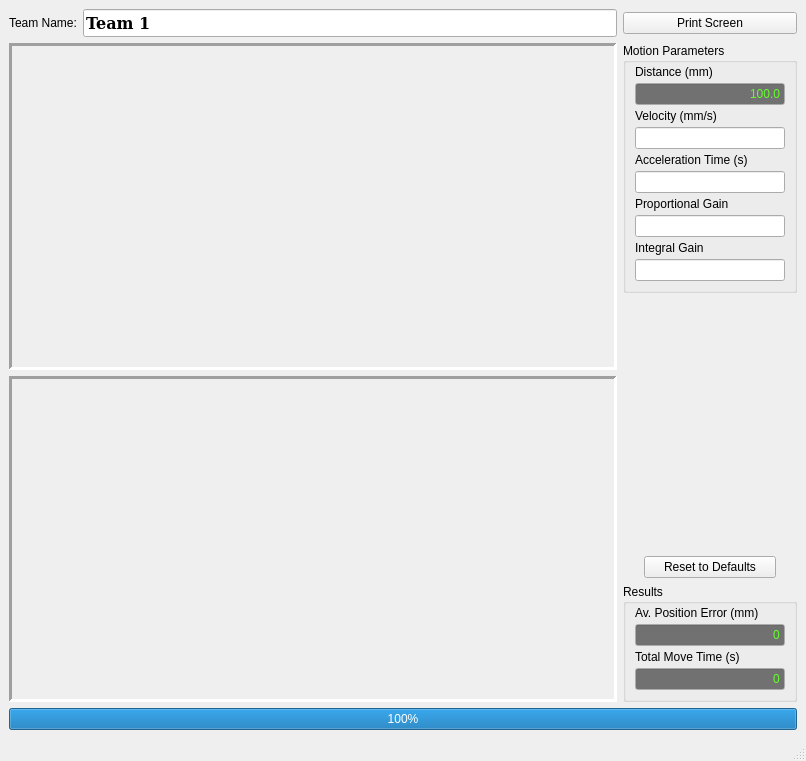
<ui version="4.0" >
 <class>Form</class>
 <widget class="QMainWindow" name="Form" >
  <property name="geometry" >
   <rect>
    <x>0</x>
    <y>0</y>
    <width>806</width>
    <height>761</height>
   </rect>
  </property>
  <property name="windowTitle" >
   <string>Motor</string>
  </property>
  <widget class="QWidget" name="centralwidget" >
   <layout class="QGridLayout" >
    <item row="0" column="0" >
     <layout class="QHBoxLayout" >
      <item>
       <widget class="QLabel" name="label_6" >
        <property name="text" >
         <string>Team Name:</string>
        </property>
       </widget>
      </item>
      <item>
       <widget class="QLineEdit" name="teamName" >
        <property name="font" >
         <font>
          <family>Bitstream Vera Serif</family>
          <pointsize>12</pointsize>
          <weight>75</weight>
          <bold>true</bold>
          <kerning>true</kerning>
         </font>
        </property>
        <property name="autoFillBackground" >
         <bool>false</bool>
        </property>
        <property name="text" >
         <string>Team 1</string>
        </property>
       </widget>
      </item>
     </layout>
    </item>
    <item row="0" column="1" >
     <widget class="QPushButton" name="printScreen" >
      <property name="text" >
       <string>Print Screen</string>
      </property>
     </widget>
    </item>
    <item row="1" column="0" >
     <layout class="QVBoxLayout" >
      <item>
       <widget class="QFrame" name="pFrame" >
        <property name="sizePolicy" >
         <sizepolicy vsizetype="MinimumExpanding" hsizetype="MinimumExpanding" >
          <horstretch>0</horstretch>
          <verstretch>100</verstretch>
         </sizepolicy>
        </property>
        <property name="minimumSize" >
         <size>
          <width>384</width>
          <height>256</height>
         </size>
        </property>
        <property name="frameShape" >
         <enum>QFrame::Panel</enum>
        </property>
        <property name="frameShadow" >
         <enum>QFrame::Sunken</enum>
        </property>
        <property name="lineWidth" >
         <number>3</number>
        </property>
       </widget>
      </item>
      <item>
       <widget class="QFrame" name="vFrame" >
        <property name="sizePolicy" >
         <sizepolicy vsizetype="MinimumExpanding" hsizetype="MinimumExpanding" >
          <horstretch>0</horstretch>
          <verstretch>100</verstretch>
         </sizepolicy>
        </property>
        <property name="minimumSize" >
         <size>
          <width>384</width>
          <height>256</height>
         </size>
        </property>
        <property name="frameShape" >
         <enum>QFrame::Panel</enum>
        </property>
        <property name="frameShadow" >
         <enum>QFrame::Sunken</enum>
        </property>
        <property name="lineWidth" >
         <number>3</number>
        </property>
       </widget>
      </item>
     </layout>
    </item>
    <item row="1" column="1" >
     <layout class="QVBoxLayout" >
      <item>
       <widget class="QGroupBox" name="groupBox_2" >
        <property name="title" >
         <string>Motion Parameters</string>
        </property>
        <layout class="QVBoxLayout" >
         <property name="spacing" >
          <number>4</number>
         </property>
         <property name="topMargin" >
          <number>2</number>
         </property>
         <item>
          <widget class="QLabel" name="label_5" >
           <property name="text" >
            <string>Distance (mm)</string>
           </property>
          </widget>
         </item>
         <item>
          <widget class="QLineEdit" name="D" >
           <property name="enabled" >
            <bool>true</bool>
           </property>
           <property name="sizePolicy" >
            <sizepolicy vsizetype="Fixed" hsizetype="Maximum" >
             <horstretch>0</horstretch>
             <verstretch>0</verstretch>
            </sizepolicy>
           </property>
           <property name="minimumSize" >
            <size>
             <width>150</width>
             <height>0</height>
            </size>
           </property>
           <property name="palette" >
            <palette>
             <active>
              <colorrole role="Text" >
               <brush brushstyle="SolidPattern" >
                <color alpha="255" >
                 <red>100</red>
                 <green>255</green>
                 <blue>44</blue>
                </color>
               </brush>
              </colorrole>
              <colorrole role="Base" >
               <brush brushstyle="SolidPattern" >
                <color alpha="255" >
                 <red>113</red>
                 <green>113</green>
                 <blue>113</blue>
                </color>
               </brush>
              </colorrole>
             </active>
             <inactive>
              <colorrole role="Text" >
               <brush brushstyle="SolidPattern" >
                <color alpha="255" >
                 <red>100</red>
                 <green>255</green>
                 <blue>44</blue>
                </color>
               </brush>
              </colorrole>
              <colorrole role="Base" >
               <brush brushstyle="SolidPattern" >
                <color alpha="255" >
                 <red>113</red>
                 <green>113</green>
                 <blue>113</blue>
                </color>
               </brush>
              </colorrole>
             </inactive>
             <disabled>
              <colorrole role="Text" >
               <brush brushstyle="SolidPattern" >
                <color alpha="255" >
                 <red>115</red>
                 <green>115</green>
                 <blue>115</blue>
                </color>
               </brush>
              </colorrole>
              <colorrole role="Base" >
               <brush brushstyle="SolidPattern" >
                <color alpha="255" >
                 <red>255</red>
                 <green>255</green>
                 <blue>255</blue>
                </color>
               </brush>
              </colorrole>
             </disabled>
            </palette>
           </property>
           <property name="text" >
            <string>100.0</string>
           </property>
           <property name="alignment" >
            <set>Qt::AlignRight|Qt::AlignTrailing|Qt::AlignVCenter</set>
           </property>
           <property name="readOnly" >
            <bool>true</bool>
           </property>
          </widget>
         </item>
         <item>
          <widget class="QLabel" name="label_3" >
           <property name="text" >
            <string>Velocity (mm/s)</string>
           </property>
          </widget>
         </item>
         <item>
          <widget class="QLineEdit" name="V" >
           <property name="sizePolicy" >
            <sizepolicy vsizetype="Fixed" hsizetype="Maximum" >
             <horstretch>0</horstretch>
             <verstretch>0</verstretch>
            </sizepolicy>
           </property>
           <property name="minimumSize" >
            <size>
             <width>150</width>
             <height>0</height>
            </size>
           </property>
           <property name="alignment" >
            <set>Qt::AlignRight|Qt::AlignTrailing|Qt::AlignVCenter</set>
           </property>
          </widget>
         </item>
         <item>
          <widget class="QLabel" name="label_4" >
           <property name="text" >
            <string>Acceleration Time (s)</string>
           </property>
          </widget>
         </item>
         <item>
          <widget class="QLineEdit" name="TA" >
           <property name="sizePolicy" >
            <sizepolicy vsizetype="Fixed" hsizetype="Maximum" >
             <horstretch>0</horstretch>
             <verstretch>0</verstretch>
            </sizepolicy>
           </property>
           <property name="minimumSize" >
            <size>
             <width>150</width>
             <height>0</height>
            </size>
           </property>
           <property name="alignment" >
            <set>Qt::AlignRight|Qt::AlignTrailing|Qt::AlignVCenter</set>
           </property>
          </widget>
         </item>
         <item>
          <widget class="QLabel" name="label_9" >
           <property name="text" >
            <string>Proportional Gain</string>
           </property>
          </widget>
         </item>
         <item>
          <widget class="QLineEdit" name="P" >
           <property name="sizePolicy" >
            <sizepolicy vsizetype="Fixed" hsizetype="Maximum" >
             <horstretch>0</horstretch>
             <verstretch>0</verstretch>
            </sizepolicy>
           </property>
           <property name="minimumSize" >
            <size>
             <width>150</width>
             <height>0</height>
            </size>
           </property>
           <property name="alignment" >
            <set>Qt::AlignRight|Qt::AlignTrailing|Qt::AlignVCenter</set>
           </property>
          </widget>
         </item>
         <item>
          <widget class="QLabel" name="label_8" >
           <property name="text" >
            <string>Integral Gain</string>
           </property>
          </widget>
         </item>
         <item>
          <widget class="QLineEdit" name="I" >
           <property name="sizePolicy" >
            <sizepolicy vsizetype="Fixed" hsizetype="Maximum" >
             <horstretch>0</horstretch>
             <verstretch>0</verstretch>
            </sizepolicy>
           </property>
           <property name="minimumSize" >
            <size>
             <width>150</width>
             <height>0</height>
            </size>
           </property>
           <property name="alignment" >
            <set>Qt::AlignRight|Qt::AlignTrailing|Qt::AlignVCenter</set>
           </property>
          </widget>
         </item>
        </layout>
       </widget>
      </item>
      <item>
       <layout class="QHBoxLayout" >
        <item>
         <spacer>
          <property name="orientation" >
           <enum>Qt::Horizontal</enum>
          </property>
          <property name="sizeType" >
           <enum>QSizePolicy::Fixed</enum>
          </property>
          <property name="sizeHint" >
           <size>
            <width>21</width>
            <height>20</height>
           </size>
          </property>
         </spacer>
        </item>
        <item>
         <layout class="QVBoxLayout" >
          <item>
           <widget class="QPushButton" name="go" >
            <property name="sizePolicy" >
             <sizepolicy vsizetype="Fixed" hsizetype="Fixed" >
              <horstretch>0</horstretch>
              <verstretch>0</verstretch>
             </sizepolicy>
            </property>
            <property name="text" >
             <string/>
            </property>
            <property name="icon" >
             <iconset>button_go.png</iconset>
            </property>
            <property name="iconSize" >
             <size>
              <width>100</width>
              <height>75</height>
             </size>
            </property>
            <property name="flat" >
             <bool>true</bool>
            </property>
           </widget>
          </item>
          <item>
           <widget class="QPushButton" name="stop" >
            <property name="sizePolicy" >
             <sizepolicy vsizetype="Fixed" hsizetype="Fixed" >
              <horstretch>0</horstretch>
              <verstretch>0</verstretch>
             </sizepolicy>
            </property>
            <property name="text" >
             <string/>
            </property>
            <property name="icon" >
             <iconset>button_stop.png</iconset>
            </property>
            <property name="iconSize" >
             <size>
              <width>100</width>
              <height>20</height>
             </size>
            </property>
            <property name="flat" >
             <bool>true</bool>
            </property>
           </widget>
          </item>
          <item>
           <spacer>
            <property name="orientation" >
             <enum>Qt::Vertical</enum>
            </property>
            <property name="sizeType" >
             <enum>QSizePolicy::Expanding</enum>
            </property>
            <property name="sizeHint" >
             <size>
              <width>81</width>
              <height>20</height>
             </size>
            </property>
           </spacer>
          </item>
          <item>
           <widget class="QPushButton" name="defaults" >
            <property name="text" >
             <string>Reset to Defaults</string>
            </property>
           </widget>
          </item>
         </layout>
        </item>
        <item>
         <spacer>
          <property name="orientation" >
           <enum>Qt::Horizontal</enum>
          </property>
          <property name="sizeType" >
           <enum>QSizePolicy::Fixed</enum>
          </property>
          <property name="sizeHint" >
           <size>
            <width>21</width>
            <height>20</height>
           </size>
          </property>
         </spacer>
        </item>
       </layout>
      </item>
      <item>
       <widget class="QGroupBox" name="groupBox" >
        <property name="title" >
         <string>Results</string>
        </property>
        <layout class="QVBoxLayout" >
         <property name="spacing" >
          <number>4</number>
         </property>
         <property name="topMargin" >
          <number>2</number>
         </property>
         <item>
          <widget class="QLabel" name="label" >
           <property name="text" >
            <string>Av. Position Error (mm)</string>
           </property>
          </widget>
         </item>
         <item>
          <widget class="QLineEdit" name="error" >
           <property name="enabled" >
            <bool>true</bool>
           </property>
           <property name="sizePolicy" >
            <sizepolicy vsizetype="Fixed" hsizetype="Maximum" >
             <horstretch>0</horstretch>
             <verstretch>0</verstretch>
            </sizepolicy>
           </property>
           <property name="minimumSize" >
            <size>
             <width>150</width>
             <height>0</height>
            </size>
           </property>
           <property name="palette" >
            <palette>
             <active>
              <colorrole role="Text" >
               <brush brushstyle="SolidPattern" >
                <color alpha="255" >
                 <red>100</red>
                 <green>255</green>
                 <blue>44</blue>
                </color>
               </brush>
              </colorrole>
              <colorrole role="Base" >
               <brush brushstyle="SolidPattern" >
                <color alpha="255" >
                 <red>113</red>
                 <green>113</green>
                 <blue>113</blue>
                </color>
               </brush>
              </colorrole>
             </active>
             <inactive>
              <colorrole role="Text" >
               <brush brushstyle="SolidPattern" >
                <color alpha="255" >
                 <red>100</red>
                 <green>255</green>
                 <blue>44</blue>
                </color>
               </brush>
              </colorrole>
              <colorrole role="Base" >
               <brush brushstyle="SolidPattern" >
                <color alpha="255" >
                 <red>113</red>
                 <green>113</green>
                 <blue>113</blue>
                </color>
               </brush>
              </colorrole>
             </inactive>
             <disabled>
              <colorrole role="Text" >
               <brush brushstyle="SolidPattern" >
                <color alpha="255" >
                 <red>115</red>
                 <green>115</green>
                 <blue>115</blue>
                </color>
               </brush>
              </colorrole>
              <colorrole role="Base" >
               <brush brushstyle="SolidPattern" >
                <color alpha="255" >
                 <red>255</red>
                 <green>255</green>
                 <blue>255</blue>
                </color>
               </brush>
              </colorrole>
             </disabled>
            </palette>
           </property>
           <property name="text" >
            <string>0</string>
           </property>
           <property name="alignment" >
            <set>Qt::AlignRight|Qt::AlignTrailing|Qt::AlignVCenter</set>
           </property>
           <property name="readOnly" >
            <bool>true</bool>
           </property>
          </widget>
         </item>
         <item>
          <widget class="QLabel" name="label_2" >
           <property name="text" >
            <string>Total Move Time (s)</string>
           </property>
          </widget>
         </item>
         <item>
          <widget class="QLineEdit" name="time" >
           <property name="enabled" >
            <bool>true</bool>
           </property>
           <property name="sizePolicy" >
            <sizepolicy vsizetype="Fixed" hsizetype="Maximum" >
             <horstretch>0</horstretch>
             <verstretch>0</verstretch>
            </sizepolicy>
           </property>
           <property name="minimumSize" >
            <size>
             <width>150</width>
             <height>0</height>
            </size>
           </property>
           <property name="palette" >
            <palette>
             <active>
              <colorrole role="Text" >
               <brush brushstyle="SolidPattern" >
                <color alpha="255" >
                 <red>100</red>
                 <green>255</green>
                 <blue>44</blue>
                </color>
               </brush>
              </colorrole>
              <colorrole role="Base" >
               <brush brushstyle="SolidPattern" >
                <color alpha="255" >
                 <red>113</red>
                 <green>113</green>
                 <blue>113</blue>
                </color>
               </brush>
              </colorrole>
             </active>
             <inactive>
              <colorrole role="Text" >
               <brush brushstyle="SolidPattern" >
                <color alpha="255" >
                 <red>100</red>
                 <green>255</green>
                 <blue>44</blue>
                </color>
               </brush>
              </colorrole>
              <colorrole role="Base" >
               <brush brushstyle="SolidPattern" >
                <color alpha="255" >
                 <red>113</red>
                 <green>113</green>
                 <blue>113</blue>
                </color>
               </brush>
              </colorrole>
             </inactive>
             <disabled>
              <colorrole role="Text" >
               <brush brushstyle="SolidPattern" >
                <color alpha="255" >
                 <red>115</red>
                 <green>115</green>
                 <blue>115</blue>
                </color>
               </brush>
              </colorrole>
              <colorrole role="Base" >
               <brush brushstyle="SolidPattern" >
                <color alpha="255" >
                 <red>255</red>
                 <green>255</green>
                 <blue>255</blue>
                </color>
               </brush>
              </colorrole>
             </disabled>
            </palette>
           </property>
           <property name="text" >
            <string>0</string>
           </property>
           <property name="alignment" >
            <set>Qt::AlignRight|Qt::AlignTrailing|Qt::AlignVCenter</set>
           </property>
           <property name="readOnly" >
            <bool>true</bool>
           </property>
          </widget>
         </item>
        </layout>
       </widget>
      </item>
     </layout>
    </item>
    <item row="2" column="0" colspan="2" >
     <widget class="QProgressBar" name="progressBar" >
      <property name="sizePolicy" >
       <sizepolicy vsizetype="Fixed" hsizetype="Minimum" >
        <horstretch>0</horstretch>
        <verstretch>0</verstretch>
       </sizepolicy>
      </property>
      <property name="layoutDirection" >
       <enum>Qt::LeftToRight</enum>
      </property>
      <property name="autoFillBackground" >
       <bool>false</bool>
      </property>
      <property name="value" >
       <number>100</number>
      </property>
      <property name="alignment" >
       <set>Qt::AlignHCenter</set>
      </property>
     </widget>
    </item>
   </layout>
  </widget>
  <widget class="QStatusBar" name="statusbar" />
 </widget>
 <resources/>
 <connections/>
</ui>
